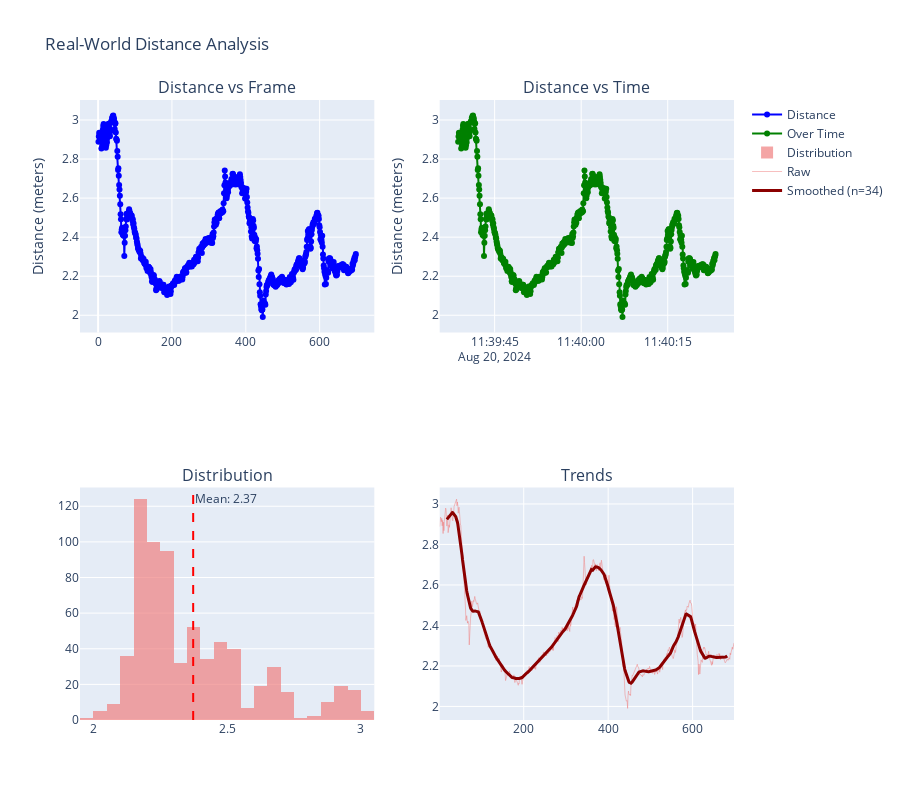

Here is the notebook cell this chart was saved with:
### Code cell
from utils.sonar_visualization import plot_distance_analysis
plot_distance_analysis(net_analysis_results, "Real-World Distance Analysis")

### Figure 1 — Plotly figure (JSON) as saved in the notebook; plotly's stock layout.template omitted (floating-point values rounded to 4 significant figures; data arrays with more than 128 entries replaced by an {"elided": "..."} marker saying what was removed)
{"data": [{"line": {"color": "blue"}, "mode": "lines+markers", "name": "Distance", "type": "scatter", "x": {"elided": "698 int values"}, "xaxis": "x", "y": {"elided": "698 float values"}, "yaxis": "y"}, {"line": {"color": "green"}, "mode": "lines+markers", "name": "Over Time", "type": "scatter", "x": {"elided": "698 str values"}, "xaxis": "x2", "y": {"elided": "698 float values"}, "yaxis": "y2"}, {"marker": {"color": "lightcoral"}, "name": "Distribution", "nbinsx": 30, "opacity": 0.7, "type": "histogram", "x": {"elided": "698 float values"}, "xaxis": "x3", "yaxis": "y3"}, {"line": {"color": "lightcoral", "width": 1}, "mode": "lines", "name": "Raw", "opacity": 0.5, "type": "scatter", "x": {"elided": "698 int values"}, "xaxis": "x4", "y": {"elided": "698 float values"}, "yaxis": "y4"}, {"line": {"color": "darkred", "width": 3}, "mode": "lines", "name": "Smoothed (n=34)", "type": "scatter", "x": {"elided": "698 int values"}, "xaxis": "x4", "y": {"elided": "698 float values"}, "yaxis": "y4"}], "layout": {"annotations": [{"font": {"size": 16}, "showarrow": false, "text": "Distance vs Frame", "x": 0.225, "xanchor": "center", "xref": "paper", "y": 1, "yanchor": "bottom", "yref": "paper"}, {"font": {"size": 16}, "showarrow": false, "text": "Distance vs Time", "x": 0.775, "xanchor": "center", "xref": "paper", "y": 1, "yanchor": "bottom", "yref": "paper"}, {"font": {"size": 16}, "showarrow": false, "text": "Distribution", "x": 0.225, "xanchor": "center", "xref": "paper", "y": 0.375, "yanchor": "bottom", "yref": "paper"}, {"font": {"size": 16}, "showarrow": false, "text": "Trends", "x": 0.775, "xanchor": "center", "xref": "paper", "y": 0.375, "yanchor": "bottom", "yref": "paper"}, {"showarrow": false, "text": "Mean: 2.37", "x": 2.373, "xanchor": "left", "xref": "x3", "y": 1, "yanchor": "top", "yref": "y3 domain"}], "height": 800, "shapes": [{"line": {"color": "red", "dash": "dash"}, "type": "line", "x0": 2.373, "x1": 2.373, "xref": "x3", "y0": 0, "y1": 1, "yref": "y3 domain"}], "showlegend": true, "title": {"text": "Real-World Distance Analysis"}, "xaxis": {"anchor": "y", "domain": [0, 0.45]}, "xaxis2": {"anchor": "y2", "domain": [0.55, 1]}, "xaxis3": {"anchor": "y3", "domain": [0, 0.45]}, "xaxis4": {"anchor": "y4", "domain": [0.55, 1]}, "yaxis": {"anchor": "x", "domain": [0.625, 1], "title": {"text": "Distance (meters)"}}, "yaxis2": {"anchor": "x2", "domain": [0.625, 1], "title": {"text": "Distance (meters)"}}, "yaxis3": {"anchor": "x3", "domain": [0, 0.375]}, "yaxis4": {"anchor": "x4", "domain": [0, 0.375]}}}
